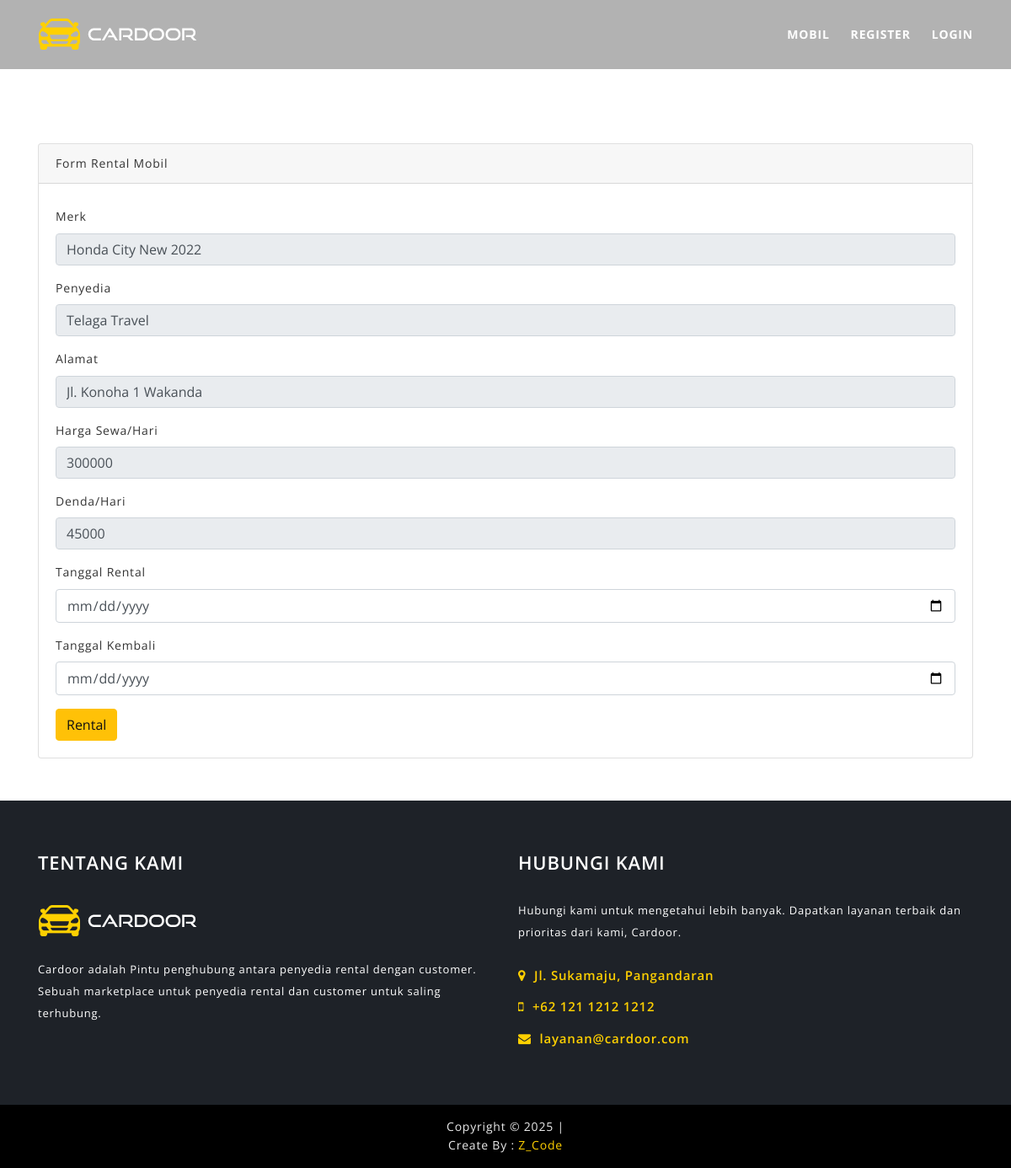
Page /index.php/customer/rental/tambah_rental/9 on the committed database.
### tables this page shows
CREATE TABLE `mobil` (
  `id_mobil` int(11) NOT NULL,
  `nama_rental` varchar(120) NOT NULL,
  `kode_type` varchar(120) NOT NULL,
  `merk` varchar(120) NOT NULL,
  `no_plat` varchar(20) NOT NULL,
  `warna` varchar(20) NOT NULL,
  `tahun` varchar(4) NOT NULL,
  `status` varchar(50) NOT NULL,
  `harga` int(11) NOT NULL,
  `denda` int(11) NOT NULL,
  `ac` int(11) NOT NULL,
  `supir` int(11) NOT NULL,
  `mp3_player` int(11) NOT NULL,
  `central_lock` int(11) NOT NULL,
  `gambar` varchar(255) NOT NULL
);

CREATE TABLE `customer` (
  `id_customer` int(11) NOT NULL,
  `nama` varchar(120) NOT NULL,
  `nama_rental` varchar(120) NOT NULL,
  `username` varchar(120) NOT NULL,
  `alamat` varchar(120) NOT NULL,
  `gender` varchar(20) NOT NULL,
  `no_telp` varchar(20) NOT NULL,
  `no_ktp` varchar(50) NOT NULL,
  `password` varchar(120) NOT NULL,
  `role_id` int(11) NOT NULL
);

### application/controllers/customer/Rental.php (called while the page is built, shortened)
<?php
class Rental extends CI_Controller
{
	public function tambah_rental($id)
	{
		$data['detail'] = $this->db->query("SELECT * FROM mobil mb, type tp, customer cs WHERE mb.id_mobil = '$id' AND tp.kode_type = mb.kode_type AND cs.nama_rental=mb.nama_rental")->result();
		$this->load->view('templates_customer/header');
		$this->load->view('customer/tambah_rental', $data);
		$this->load->view('templates_customer/footer');
	}
}
?>

### index.php (called while the page is built, shortened)
<?php
require_once BASEPATH.'core/CodeIgniter.php';

### application/views/customer/tambah_rental.php (the view, shortened to what this page needs)
<div class="container">
	<div class="card" style="margin-top: 170px; margin-bottom: 50px">
		<div class="card-header">
			Form Rental Mobil
		</div>
		<div class="card-body">
			<?php foreach($detail as $dt) : ?>
				<form method="POST" action="<?php echo base_url('customer/rental/tambah_rental_aksi') ?>">
					<div class="form-group">
						<label>Merk</label>
						<input type="text" name="merk" class="form-control" value="<?php echo $dt->merk ?>" readonly>
					</div>
					<div class="form-group">
						<label>Penyedia</label>
						<input type="text" name="nama_rental" class="form-control" value="<?php echo $dt->nama_rental ?>" readonly>
					</div>
					<div class="form-group">
						<label>Alamat</label>
						<input type="text" name="alamat" class="form-control" value="<?php echo $dt->alamat ?>" readonly>
					</div>
					<div class="form-group">
						<label>Harga Sewa/Hari</label>
						<input type="text" name="harga" class="form-control" value="<?php echo $dt->harga ?>" readonly>
					</div>
					<div class="form-group">
						<label>Denda/Hari</label>
						<input type="text" name="denda" class="form-control" value="<?php echo $dt->denda ?>" readonly>
					</div>
					<div class="form-group">
						<label>Tanggal Rental</label>
						<input type="date" name="tanggal_rental" class="form-control">
					</div>
					<div class="form-group">
						<label>Tanggal Kembali</label>
						<input type="date" name="tanggal_kembali" class="form-control">
					</div>
					<?php if($dt->status == '1') { ?>
						<button type="submit" class="btn btn-warning">Rental</button>
					<?php } else { ?>
						<button type="button" class="btn btn-danger disabled">Tidak Tersedia</button>
					<?php } ?>
				</form>
			<?php endforeach; ?>
		</div>
	</div>
</div>

### assets/assets_shop/css/style.css (style rules this page uses)
html, body, #slideslow-bg, #slideslow-bg div { height: 100%; }

### rows in the picture
mobil: merk "Honda City New 2022", nama_rental "Telaga Travel", alamat "Jl. Konoha 1 Wakanda", harga "300000", denda "45000", status "Rental"
